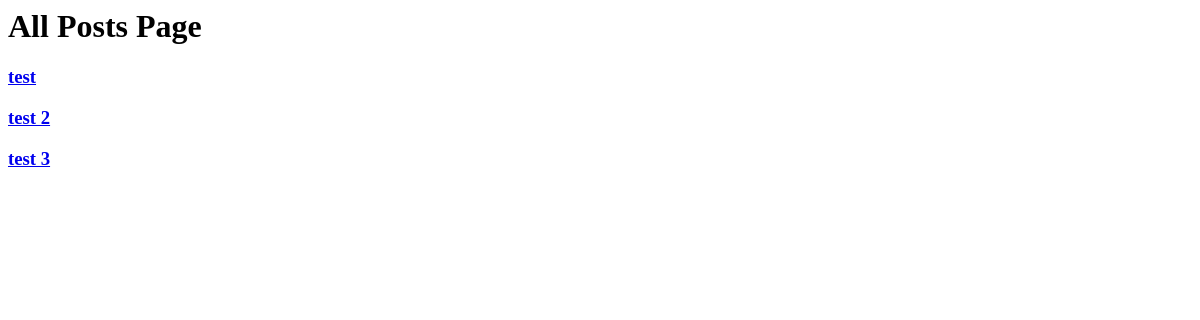
Page /blog/ on the earlier database version.
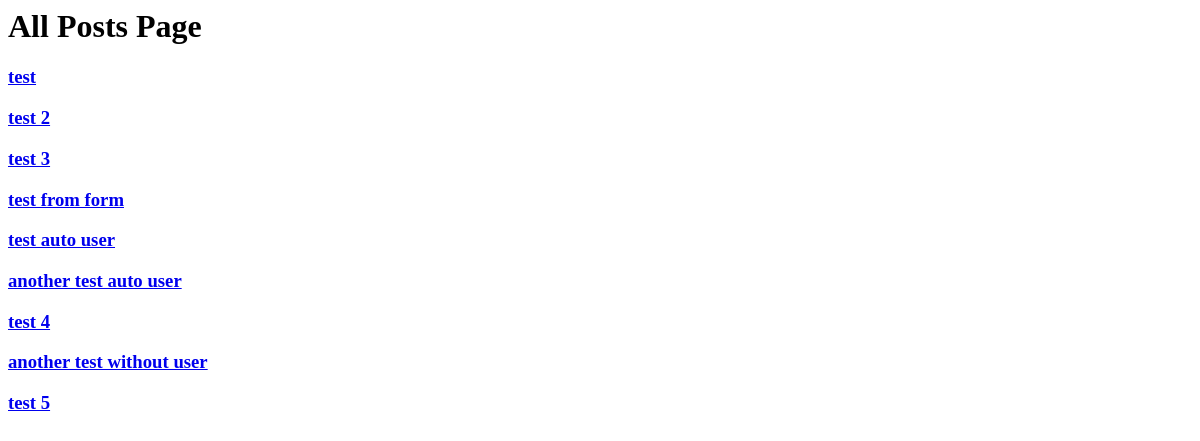
Same page on the later database version.
### blog/models.py (models this page shows)
class Post(models.Model):
    title = models.CharField(max_length=100)
    content = models.TextField()
    create_date = models.DateTimeField(default=timezone.now)
    draft = models.BooleanField(default=True)
    tags = TaggableManager()
    author = models.ForeignKey(User, on_delete=models.SET_NULL, null=True, blank=True, related_name='Post_User')
    images = models.ImageField(upload_to='img-post')
    def __str__(self):
        return self.title

### blog/views.py (the view)
# urls.py: path('blog/', all_posts),
def all_posts(request):
    data = Post.objects.all()
    return render(request, 'all_posts.html', {'posts': data})

### blog/templates/all_posts.html
<h1>All Posts Page</h1>
{% for post in posts %}
<h3><a href="/blog/{{post.id}}"> {{ post }} </a></h3>
{% endfor %}

Differences in the rows shown:
added Post: title "test from form"
added Post: title "test auto user"
added Post: title "another test auto user"
added Post: title "test 4"
added Post: title "another test without user"
added Post: title "test 5"
